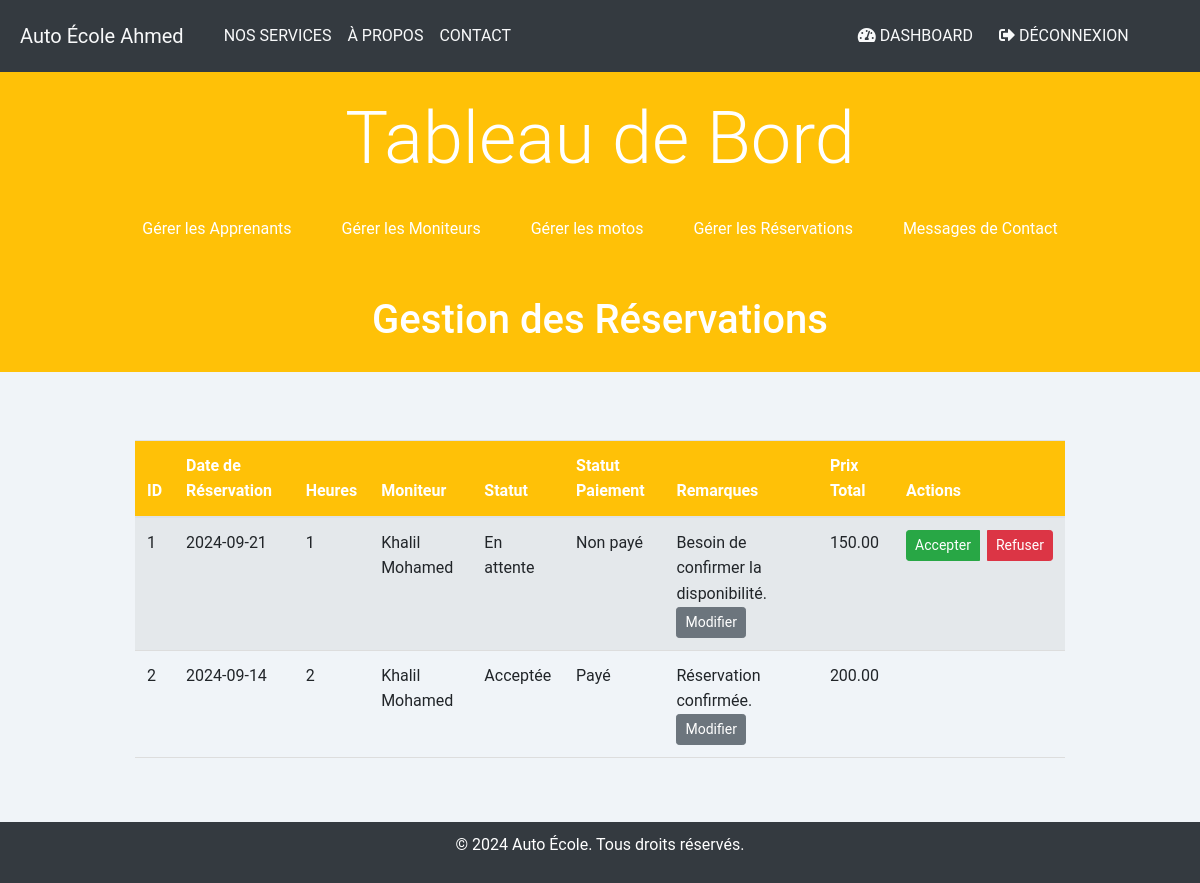
The app's page /dashboard/reservations.php (signed in) with its own data.
### tables this page shows
CREATE TABLE IF NOT EXISTS `reservation` (
  `ID_RESERVATION` int(11) NOT NULL AUTO_INCREMENT,
  `ID_COURS` int(11) DEFAULT NULL,
  `DATE_RESERVATION` date DEFAULT NULL,
  `HEURES` int(11) DEFAULT NULL,
  `ID_MONITEUR` int(11) DEFAULT NULL,
  `PRIX_TOTAL` decimal(10,2) DEFAULT NULL,
  `ID_APPRENANT` int(11) DEFAULT NULL,
  `STATUT` enum('En attente','Acceptée','Refusée') DEFAULT 'En attente',
  `STATUT_PAIEMENT` enum('Non payé','Payé') DEFAULT 'Non payé',
  `REMARQUES` text DEFAULT NULL,
  PRIMARY KEY (`ID_RESERVATION`),
  KEY `ID_COURS` (`ID_COURS`),
  KEY `ID_MONITEUR` (`ID_MONITEUR`),
  KEY `ID_APPRENANT` (`ID_APPRENANT`)
);

CREATE TABLE IF NOT EXISTS `moniteur` (
  `ID_MONITEUR` int(11) NOT NULL AUTO_INCREMENT,
  `Nom` varchar(50) NOT NULL,
  `Prenom` varchar(50) NOT NULL,
  `Date_Naissance` date NOT NULL,
  `Adresse` varchar(100) NOT NULL,
  `Telephone` varchar(15) NOT NULL,
  `Email` varchar(100) NOT NULL,
  `Date_Embauche` date DEFAULT NULL,
  PRIMARY KEY (`ID_MONITEUR`)
);

### dashboard/reservations.php (the view, shortened to what this page needs)
<?php
include '../includes/header.php';
include '../config/db.php';
include '../includes/navbar.php';
include '../includes/navbarDashboard.php';
try {
    $query = $pdo->query("SELECT * FROM reservation");
    $reservations = $query->fetchAll(PDO::FETCH_ASSOC);
} catch (PDOException $e) {
    $error_message = "Erreur lors de la récupération des réservations: " . $e->getMessage();
    error_log($error_message);
}
?>
<header class="text-center">
    <h1>Gestion des Réservations</h1>
</header>
<main class="container my-5">
    <?php if (isset($error_message)): ?>
        <div class="alert alert-danger" role="alert">
            <?php echo htmlspecialchars($error_message); ?>
        </div>
    <?php elseif ($reservations): ?>
        <div class="table-responsive">
            <table class="table table-striped">
                <thead>
                    <tr>
                        <th>ID</th>
                        <th>Date de Réservation</th>
                        <th>Heures</th>
                        <th>Moniteur</th>
                        <th>Statut</th>
                        <th>Statut Paiement</th>
                        <th>Remarques</th>
                        <th>Prix Total</th>
                        <th>Actions</th>
                    </tr>
                </thead>
                <tbody>
                    <?php foreach ($reservations as $reservation): ?>
                        <tr>
                            <td><?php echo htmlspecialchars($reservation['ID_RESERVATION']); ?></td>
                            <td><?php echo htmlspecialchars($reservation['DATE_RESERVATION']); ?></td>
                            <td><?php echo htmlspecialchars($reservation['HEURES']); ?></td>
                            <td>
                                <?php
                                $moniteur_query = $pdo->prepare("SELECT Nom, Prenom FROM moniteur WHERE ID_MONITEUR = ?");
                                $moniteur_query->execute([$reservation['ID_MONITEUR']]);
                                $moniteur = $moniteur_query->fetch(PDO::FETCH_ASSOC);
                                echo $moniteur ? htmlspecialchars($moniteur['Nom'] . ' ' . $moniteur['Prenom']) : 'Moniteur non trouvé';
                                ?>
                            </td>
                            <td><?php echo htmlspecialchars($reservation['STATUT']); ?></td>
                            <td><?php echo htmlspecialchars($reservation['STATUT_PAIEMENT']); ?></td>
                            <td>
                                <?php if ($reservation['REMARQUES']): ?>
                                    <?php echo htmlspecialchars($reservation['REMARQUES']); ?>
                                    <a href="/dashboard/reservations/ajouter_remarques.php?id=<?= urlencode($reservation['ID_RESERVATION']); ?>" class="btn btn-secondary btn-sm">Modifier</a>
                                <?php else: ?>
                                    <a href="/dashboard/reservations/ajouter_remarques.php?id=<?= urlencode($reservation['ID_RESERVATION']); ?>" class="btn btn-secondary btn-sm">Ajouter Remarques</a>
                                <?php endif; ?>
                            </td>
                            <td><?php echo htmlspecialchars($reservation['PRIX_TOTAL']); ?></td>
                            <td>
                                <div class="btn-group" role="group" aria-label="Actions">
                                    <?php if ($reservation['STATUT'] === 'En attente'): ?>
                                        <a href="/dashboard/reservations/accepter_reservation.php?id=<?= urlencode($reservation['ID_RESERVATION']); ?>" class="btn btn-success btn-sm">Accepter</a>
                                        <a href="/dashboard/reservations/rejet_reservation.php?id=<?= urlencode($reservation['ID_RESERVATION']); ?>" onclick="return confirm('Êtes-vous sûr de vouloir refuser cette réservation ?')" class="btn btn-danger btn-sm">Refuser</a>
                                    <?php elseif ($reservation['STATUT'] === 'Acceptée'): ?>
                                        <?php if ($reservation['STATUT_PAIEMENT'] === 'Non payé'): ?>
                                            <a href="/dashboard/reservations/confirmer_paiement.php?id=<?= urlencode($reservation['ID_RESERVATION']); ?>" class="btn btn-warning text-white btn-sm">Marquer comme Payé</a>
                                        <?php endif; ?>
                                    <?php endif; ?>
                                </div>
                            </td>
                        </tr>
                    <?php endforeach; ?>
                </tbody>
            </table>
        </div>
    <?php else: ?>
        <p>Aucune réservation trouvée.</p>
    <?php endif; ?>
</main>
<?php include '../includes/footer.php'; ?>

### assets/css/style.css (style rules this page uses)
* { margin: 0; padding: 0; box-sizing: border-box; font-family: 'Roboto', sans-serif; }
html { height: 100%; }
body { background-color: #f0f4f8; display: flex; flex-direction: column; min-height: 100vh; margin: 0; color: #333; font-size: 16px; line-height: 1.6; }
header { background-color: #ffc107; color: #ffffff; padding: 20px; text-align: center; width: 100%; }
main { flex: 1; display: flex; flex-direction: column; }
.btn-group { display: flex; gap: 0.5rem; }
table { width: 100%; border-collapse: collapse; margin: 20px 0; overflow-x: auto; display: block; }
table th, table td { padding: 15px; text-align: left; border-bottom: 1px solid #ddd; }
table th { background-color: #ffc107; color: #ffffff; }
@media only screen and (min-width: 1200px) { .container { width: 80%; max-width: 1200px; margin: 0 auto; } }

### records on screen
reservation: ID_RESERVATION "1", DATE_RESERVATION "2024-09-21", HEURES "1", ID_MONITEUR.Prenom "Khalil Mohamed", STATUT "En attente", STATUT_PAIEMENT "Non payé", REMARQUES "Besoin de confirmer la disponibilité.", PRIX_TOTAL "150.00"
reservation: ID_RESERVATION "2", DATE_RESERVATION "2024-09-14", HEURES "2", ID_MONITEUR.Prenom "Khalil Mohamed", STATUT "Acceptée", STATUT_PAIEMENT "Payé", REMARQUES "Réservation confirmée.", PRIX_TOTAL "200.00"

### other values on screen
$title "Tableau de Bord"
$label "Gérer les Apprenants"
$label "Gérer les Moniteurs"
$label "Gérer les motos"
$label "Gérer les Réservations"
$label "Messages de Contact"
